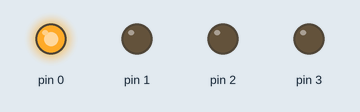
A program run on a simulated Arduino Nano, built with avr-gcc and run on an emulated ATmega328P. On the bench: output pins drawn as LEDs (lit = HIGH).

Above: at 0.13 s.
At 1.14 s:
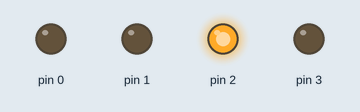
At 1.64 s:
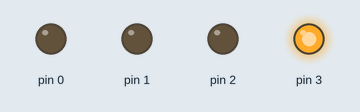
At 2.65 s:
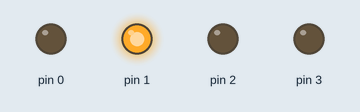
At 4.41 s:
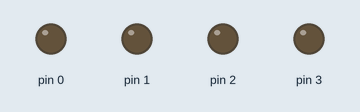
Timing chart, 0 to 4.7 s (numbered marks = the images above):
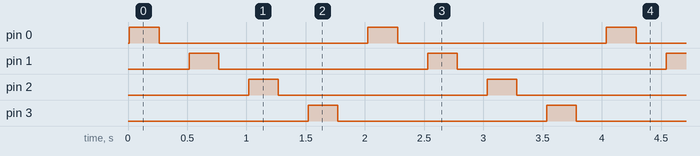

The program:

main.cpp
```cpp
#include <Arduino.h>
#include <util/delay.h>
#include <SoftwareSerial.h>

#define PIN_RX -1
#define PIN_TX 4
#define SERIAL_BAUD 19200

SoftwareSerial mySerial(PIN_RX, PIN_TX);

#define PINS_COUNT 4

void setup() {
  for (uint8_t i = 0; i < PINS_COUNT; i++)
    pinMode(i, OUTPUT);
  mySerial.begin(SERIAL_BAUD);
  mySerial.println(F("Hello,"));
  mySerial.println(F("I'm ATTINY85!"));
}

uint8_t state = 0;

void loop() {
  uint8_t pinNumber = state++ % PINS_COUNT;
  digitalWrite(pinNumber, HIGH);
  _delay_ms(250);
  digitalWrite(pinNumber, LOW);
  mySerial.println(millis());
  _delay_ms(250);
}
```

Measured:
- by itself, pin 0–3: alternates HIGH for 0.25 s and LOW for 1.8 s
- by itself, everything shown: repeats every 2.0 s, in 8 steps
